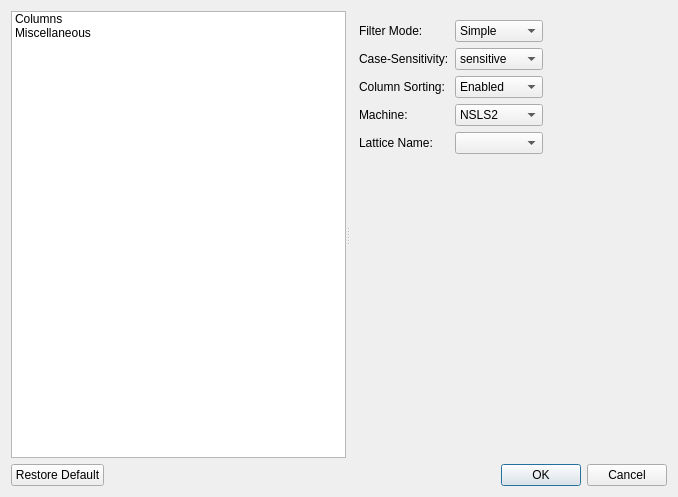
<?xml version="1.0" encoding="UTF-8"?>
<ui version="4.0">
 <class>Dialog</class>
 <widget class="QDialog" name="Dialog">
  <property name="geometry">
   <rect>
    <x>0</x>
    <y>0</y>
    <width>678</width>
    <height>497</height>
   </rect>
  </property>
  <property name="windowTitle">
   <string>Startup Settings</string>
  </property>
  <layout class="QVBoxLayout" name="verticalLayout_4">
   <item>
    <widget class="QSplitter" name="splitter">
     <property name="orientation">
      <enum>Qt::Horizontal</enum>
     </property>
     <widget class="QListWidget" name="listWidget_group">
      <item>
       <property name="text">
        <string>Columns</string>
       </property>
      </item>
      <item>
       <property name="text">
        <string>Miscellaneous</string>
       </property>
      </item>
     </widget>
     <widget class="QStackedWidget" name="stackedWidget">
      <property name="currentIndex">
       <number>0</number>
      </property>
      <widget class="QWidget" name="page_misc">
       <layout class="QGridLayout" name="gridLayout_2">
        <item row="0" column="0">
         <layout class="QHBoxLayout" name="horizontalLayout">
          <item>
           <layout class="QGridLayout" name="gridLayout">
            <item row="0" column="0">
             <widget class="QLabel" name="label">
              <property name="text">
               <string>Filter Mode:</string>
              </property>
             </widget>
            </item>
            <item row="0" column="1">
             <widget class="QComboBox" name="comboBox_filter_mode">
              <item>
               <property name="text">
                <string>Simple</string>
               </property>
              </item>
              <item>
               <property name="text">
                <string>Advanced</string>
               </property>
              </item>
             </widget>
            </item>
            <item row="1" column="0">
             <widget class="QLabel" name="label_2">
              <property name="text">
               <string>Case-Sensitivity:</string>
              </property>
             </widget>
            </item>
            <item row="1" column="1">
             <widget class="QComboBox" name="comboBox_case_sensitivity">
              <item>
               <property name="text">
                <string>sensitive</string>
               </property>
              </item>
              <item>
               <property name="text">
                <string>insensitive</string>
               </property>
              </item>
             </widget>
            </item>
            <item row="2" column="0">
             <widget class="QLabel" name="label_3">
              <property name="text">
               <string>Column Sorting:</string>
              </property>
             </widget>
            </item>
            <item row="2" column="1">
             <widget class="QComboBox" name="comboBox_column_sorting">
              <item>
               <property name="text">
                <string>Enabled</string>
               </property>
              </item>
              <item>
               <property name="text">
                <string>Disabled</string>
               </property>
              </item>
             </widget>
            </item>
            <item row="3" column="0">
             <widget class="QLabel" name="label_4">
              <property name="text">
               <string>Machine:</string>
              </property>
             </widget>
            </item>
            <item row="3" column="1">
             <widget class="QComboBox" name="comboBox_machine">
              <item>
               <property name="text">
                <string>NSLS2</string>
               </property>
              </item>
              <item>
               <property name="text">
                <string>NSLS2V2</string>
               </property>
              </item>
             </widget>
            </item>
            <item row="4" column="0">
             <widget class="QLabel" name="label_5">
              <property name="text">
               <string>Lattice Name:</string>
              </property>
             </widget>
            </item>
            <item row="4" column="1">
             <widget class="QComboBox" name="comboBox_lattice_name"/>
            </item>
           </layout>
          </item>
          <item>
           <spacer name="horizontalSpacer_6">
            <property name="orientation">
             <enum>Qt::Horizontal</enum>
            </property>
            <property name="sizeHint" stdset="0">
             <size>
              <width>40</width>
              <height>20</height>
             </size>
            </property>
           </spacer>
          </item>
         </layout>
        </item>
        <item row="1" column="0">
         <spacer name="verticalSpacer">
          <property name="orientation">
           <enum>Qt::Vertical</enum>
          </property>
          <property name="sizeHint" stdset="0">
           <size>
            <width>20</width>
            <height>281</height>
           </size>
          </property>
         </spacer>
        </item>
       </layout>
      </widget>
      <widget class="QWidget" name="page_column_visibility_order"/>
     </widget>
    </widget>
   </item>
   <item>
    <layout class="QHBoxLayout" name="horizontalLayout_7">
     <item>
      <widget class="QPushButton" name="pushButton_restore_default">
       <property name="text">
        <string>Restore Default</string>
       </property>
      </widget>
     </item>
     <item>
      <spacer name="horizontalSpacer">
       <property name="orientation">
        <enum>Qt::Horizontal</enum>
       </property>
       <property name="sizeHint" stdset="0">
        <size>
         <width>40</width>
         <height>20</height>
        </size>
       </property>
      </spacer>
     </item>
     <item>
      <widget class="QDialogButtonBox" name="buttonBox">
       <property name="orientation">
        <enum>Qt::Horizontal</enum>
       </property>
       <property name="standardButtons">
        <set>QDialogButtonBox::Cancel|QDialogButtonBox::Ok</set>
       </property>
      </widget>
     </item>
    </layout>
   </item>
  </layout>
 </widget>
 <resources/>
 <connections>
  <connection>
   <sender>buttonBox</sender>
   <signal>accepted()</signal>
   <receiver>Dialog</receiver>
   <slot>accept()</slot>
   <hints>
    <hint type="sourcelabel">
     <x>248</x>
     <y>254</y>
    </hint>
    <hint type="destinationlabel">
     <x>157</x>
     <y>274</y>
    </hint>
   </hints>
  </connection>
  <connection>
   <sender>buttonBox</sender>
   <signal>rejected()</signal>
   <receiver>Dialog</receiver>
   <slot>reject()</slot>
   <hints>
    <hint type="sourcelabel">
     <x>316</x>
     <y>260</y>
    </hint>
    <hint type="destinationlabel">
     <x>286</x>
     <y>274</y>
    </hint>
   </hints>
  </connection>
 </connections>
</ui>
